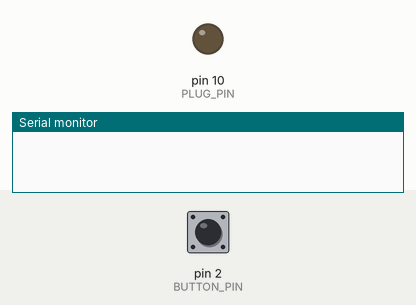
The sketch below on a simulated Arduino Uno, built with avr-gcc and run on an emulated ATmega328P. On the bench: output pins drawn as LEDs (lit = HIGH), the last lines printed to the serial monitor. The test bench sets the inputs (shaded band); at power-on: pin 2 (BUTTON_PIN) LOW.

Above: at 1.2 s.
1.3 s: pin 2 (BUTTON_PIN) pulled HIGH for 0.15 s
At 2.2 s:
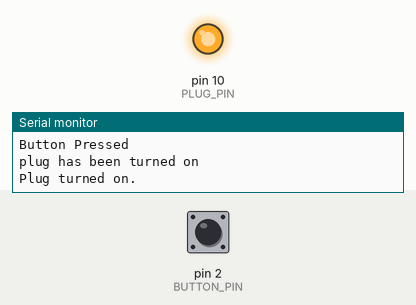
2.9 s: pin 2 (BUTTON_PIN) driven HIGH
5.9 s: pin 2 (BUTTON_PIN) pulsed LOW 5 times (0.12 s each, 0.3 s apart)
Timing chart, 0 to 8.9 s (numbered marks = the images above; inputs shaded):
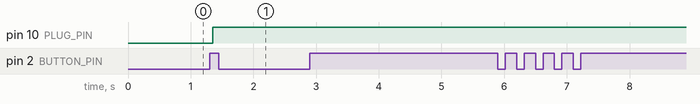

Measured:
- after the input at 1.3 s, pin 10 (PLUG_PIN): LOW → HIGH after 0.05 s

The sketch:

device.ino
```cpp
#include "plug.h"
#include "button.h"

#define PLUG_PIN 10
#define BUTTON_PIN 2

Plug plug(PLUG_PIN);

Button onButton(BUTTON_PIN);
void setup()
{
    // open the serial port at 9600 bps:
    Serial.begin(9600);
}

long startMillis = 0;
// 4.5 minutes
const long endInterval = 270000;
//const long endInterval = 210;

// 60 minutes
const long hourlyInterval = 3600000;
unsigned long previousMillis = 0;
void loop()
{
    unsigned long currentMillis = millis();
    if (onButton.isPressed())
    {
        Serial.println("Button Pressed");
        plug.on();
        Serial.println("Plug turned on.");
        startMillis = currentMillis;
    }
    if (currentMillis - startMillis >= endInterval)
    {
        plug.off();
        Serial.println("Plug turned off.");
    }

    if (currentMillis - previousMillis >= hourlyInterval)
    {
        // save the last time you blinked the LED
        previousMillis = currentMillis;
        startMillis = currentMillis;
        Serial.println("Hourly Run.");
        plug.on();
        Serial.println("Plug turned on.");
    }
}
```

button.cpp
```cpp
#include "button.h"

Button::Button(byte pin)
{
    this->pin = pin;
    lastReading = LOW;
    init();
}

void Button::init()
{
    pinMode(pin, INPUT);
    update();
}

void Button::update()
{
    // You can handle the debounce of the button directly
    // in the class, so you don't have to think about it
    // elsewhere in your code
    byte newReading = digitalRead(pin);

    if (newReading != lastReading)
    {
        lastDebounceTime = millis();
    }

    if (millis() - lastDebounceTime > debounceDelay)
    {
        // Update the 'state' attribute only if debounce is checked
        state = newReading;
    }

    lastReading = newReading;
}

byte Button::getState()
{
    update();
    return state;
}

bool Button::isPressed()
{
    return (getState() == HIGH);
}
```

button.h
```cpp
#ifndef MY_BUTTON_H
#define MY_BUTTON_H

#include <Arduino.h>

class Button
{

private:
    byte pin;
    byte state;
    byte lastReading;
    unsigned long lastDebounceTime = 0;
    unsigned long debounceDelay = 50;

public:
    Button(byte pin);

    void init();
    void update();

    byte getState();
    bool isPressed();
};

#endif
```

plug.cpp
```cpp
#include "plug.h"
bool plugStatus = false;

Plug::Plug(byte plug)
{
    // Use 'this->' to make the difference between the
    // 'pin' attribute of the class and the
    // local variable 'pin' created from the parameter.
    this->plug = plug;
    init();
}
void Plug::init()
{
    pinMode(plug, OUTPUT);
    // Always try to avoid duplicate code.
    // Instead of writing digitalWrite(pin, LOW) here,
    // call the function off() which already does that
    off();
}
void Plug::on()
{
    digitalWrite(plug, HIGH);
    plugStatus = true;
    Serial.println("plug has been turned on");
}
void Plug::off()
{
    digitalWrite(plug, LOW);
    plugStatus = false;
    Serial.println("plug has been turned off");
}

bool Plug::status()
{
    Serial.print("Plug Status: ");
    Serial.println(plugStatus);
    return plugStatus;
}
```

plug.h
```cpp
#ifndef MY_PLUG_H
#define MY_PLUG_H
#include <Arduino.h>
class Plug
{

private:
    byte plug;

public:
    Plug(byte pin);
    void init();
    void on();
    void off();
    bool status();
};
#endif
```
